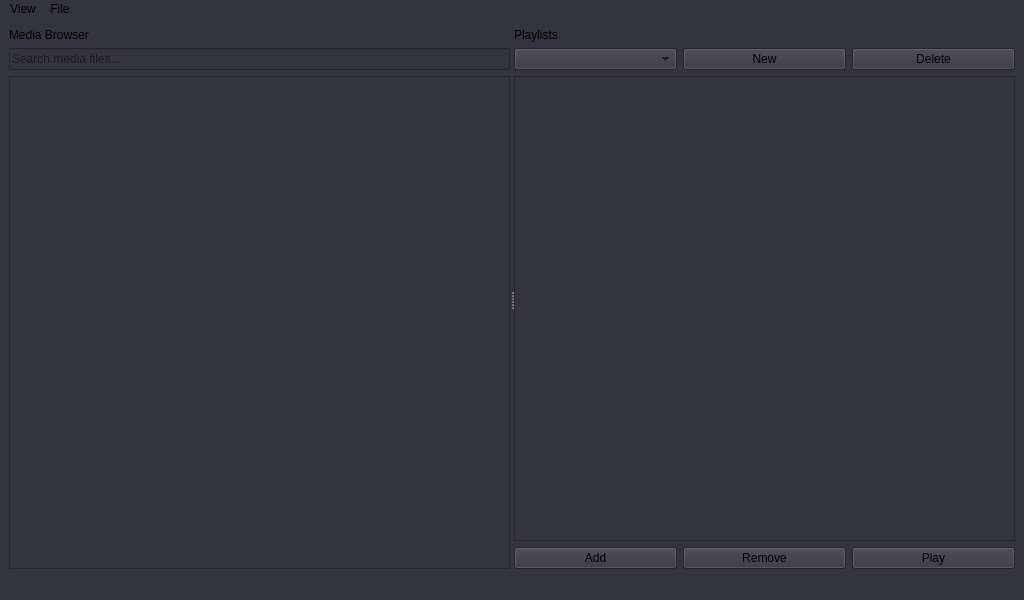
<?xml version="1.0" encoding="UTF-8"?>
<ui version="4.0">
 <class>MainWindow</class>
 <widget class="QMainWindow" name="MainWindow">
  <property name="geometry">
   <rect>
    <x>0</x>
    <y>0</y>
    <width>1024</width>
    <height>600</height>
   </rect>
  </property>
  <property name="windowTitle">
   <string>Media Player</string>
  </property>
  <property name="styleSheet">
   <string notr="true">background-color : rgb(52,51,64);</string>
  </property>
  <widget class="QWidget" name="centralwidget">
   <layout class="QHBoxLayout" name="horizontalLayout">
    <item>
     <widget class="QSplitter" name="splitter">
      <property name="orientation">
       <enum>Qt::Orientation::Horizontal</enum>
      </property>
      <widget class="QWidget" name="mediaBrowserWidget" native="true">
       <layout class="QVBoxLayout" name="verticalLayout">
        <item>
         <widget class="QLabel" name="label">
          <property name="text">
           <string>Media Browser</string>
          </property>
         </widget>
        </item>
        <item>
         <widget class="QLineEdit" name="searchLineEdit">
          <property name="placeholderText">
           <string>Search media files...</string>
          </property>
         </widget>
        </item>
        <item>
         <widget class="QTreeView" name="mediaTreeView"/>
        </item>
       </layout>
      </widget>
      <widget class="QWidget" name="playlistWidget" native="true">
       <layout class="QVBoxLayout" name="verticalLayout_2">
        <item>
         <widget class="QLabel" name="label_2">
          <property name="text">
           <string>Playlists</string>
          </property>
         </widget>
        </item>
        <item>
         <layout class="QHBoxLayout" name="horizontalLayout_2">
          <item>
           <widget class="QComboBox" name="playlistComboBox"/>
          </item>
          <item>
           <widget class="QPushButton" name="newPlaylistButton">
            <property name="text">
             <string>New</string>
            </property>
           </widget>
          </item>
          <item>
           <widget class="QPushButton" name="deletePlaylistButton">
            <property name="text">
             <string>Delete</string>
            </property>
           </widget>
          </item>
         </layout>
        </item>
        <item>
         <widget class="QListView" name="playlistView"/>
        </item>
        <item>
         <layout class="QHBoxLayout" name="horizontalLayout_3">
          <item>
           <widget class="QPushButton" name="addToPlaylistButton">
            <property name="text">
             <string>Add</string>
            </property>
           </widget>
          </item>
          <item>
           <widget class="QPushButton" name="removeFromPlaylistButton">
            <property name="text">
             <string>Remove</string>
            </property>
           </widget>
          </item>
          <item>
           <widget class="QPushButton" name="playButton">
            <property name="text">
             <string>Play</string>
            </property>
            <property name="icon">
             <iconset theme="media-playback-start"/>
            </property>
           </widget>
          </item>
         </layout>
        </item>
       </layout>
      </widget>
     </widget>
    </item>
   </layout>
  </widget>
  <widget class="QMenuBar" name="menubar">
   <property name="geometry">
    <rect>
     <x>0</x>
     <y>0</y>
     <width>1024</width>
     <height>22</height>
    </rect>
   </property>
   <widget class="QMenu" name="menuFile">
    <property name="title">
     <string>File</string>
    </property>
    <addaction name="actionBrowseFolder"/>
    <addaction name="actionScan_USB"/>
    <addaction name="separator"/>
    <addaction name="actionOpen_Audio"/>
    <addaction name="actionOpen_Video"/>
   </widget>
   <widget class="QMenu" name="menuView">
    <property name="title">
     <string>View</string>
    </property>
    <addaction name="actionToggle_Fullscreen"/>
    <addaction name="actionExit_App"/>
   </widget>
   <addaction name="menuView"/>
   <addaction name="menuFile"/>
  </widget>
  <widget class="QStatusBar" name="statusbar"/>
  <action name="actionOpen_Audio">
   <property name="text">
    <string>Open Audio</string>
   </property>
  </action>
  <action name="actionOpen_Video">
   <property name="text">
    <string>Open Video</string>
   </property>
  </action>
  <action name="actionBrowseFolder">
   <property name="text">
    <string>Browse Folder</string>
   </property>
  </action>
  <action name="actionScan_USB">
   <property name="text">
    <string>Scan USB</string>
   </property>
  </action>
  <action name="actionExit_App">
   <property name="text">
    <string>Exit App</string>
   </property>
  </action>
  <action name="actionToggle_Fullscreen">
   <property name="text">
    <string>Toggle Fullscreen</string>
   </property>
  </action>
 </widget>
 <resources/>
 <connections/>
</ui>
